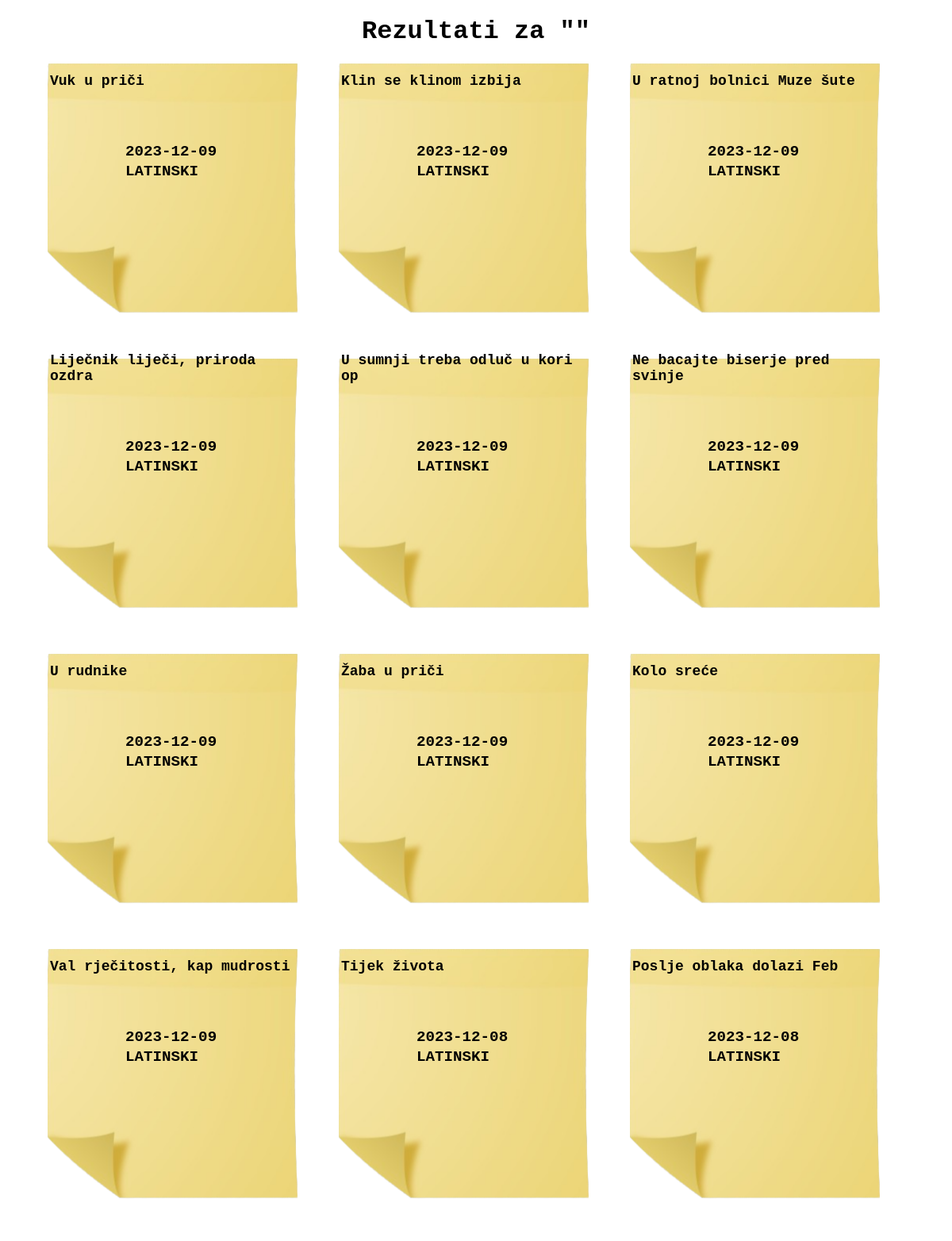
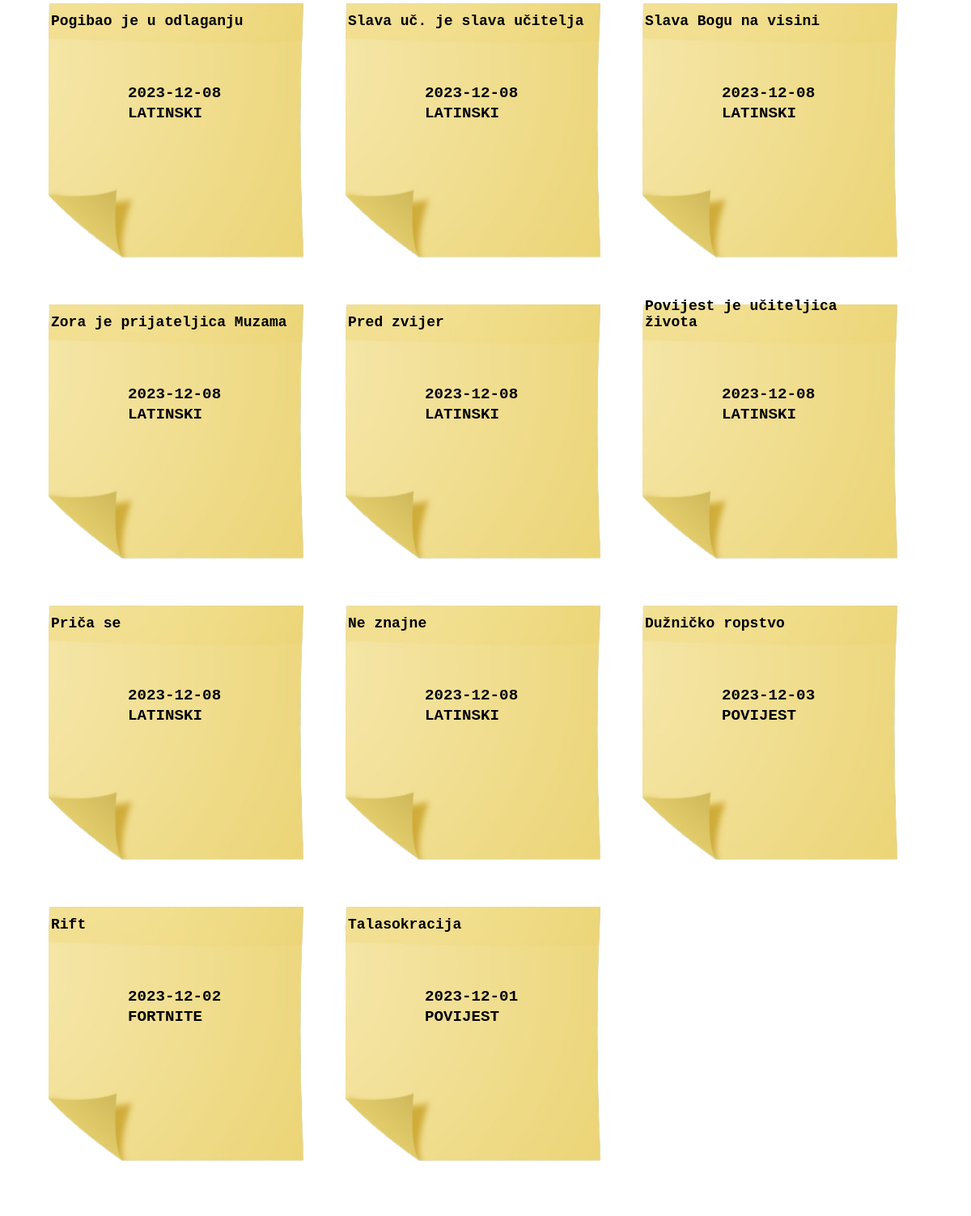
/pretraga, run on an earlier commit of the app's database (2 pictures, top to bottom).
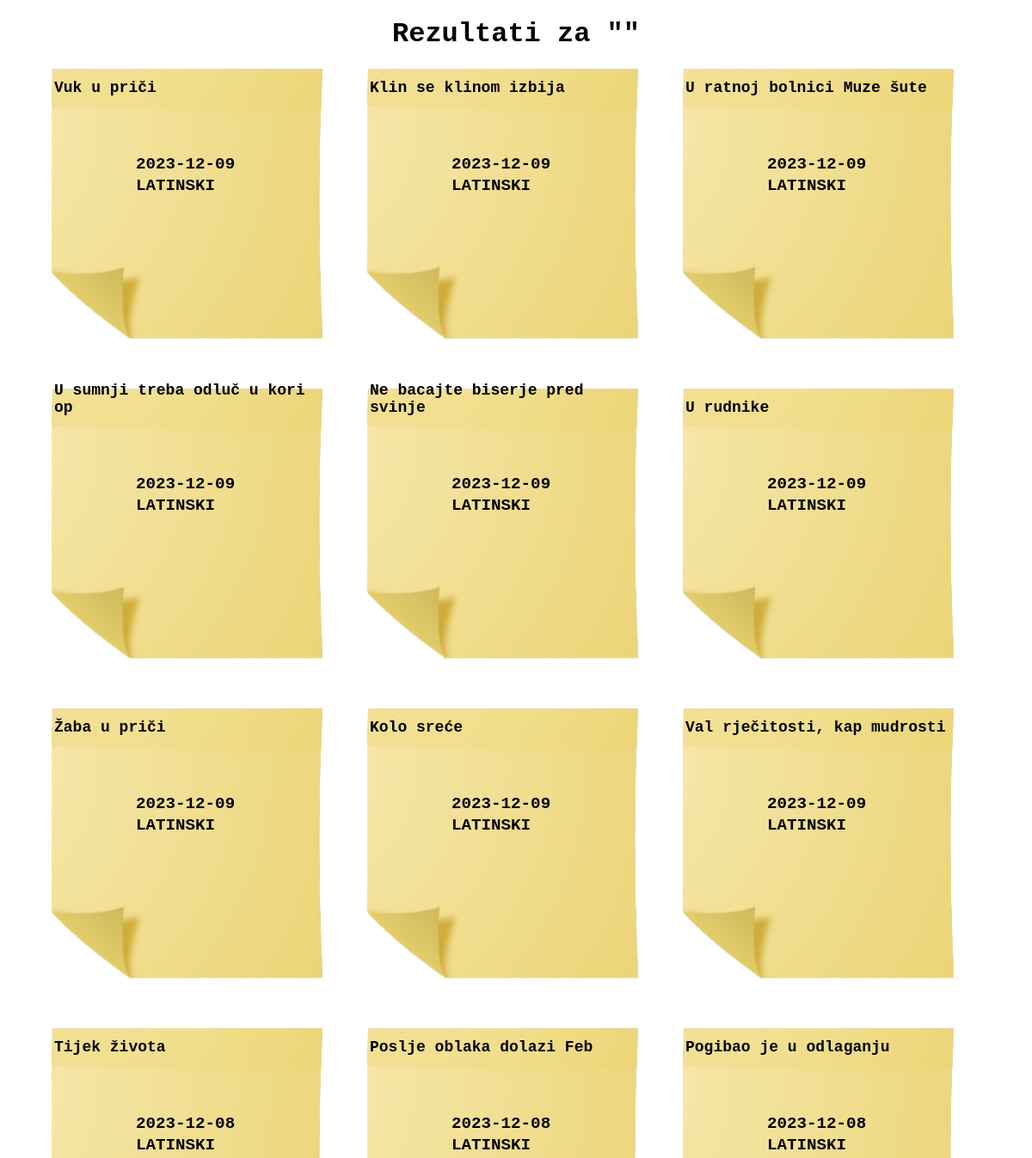
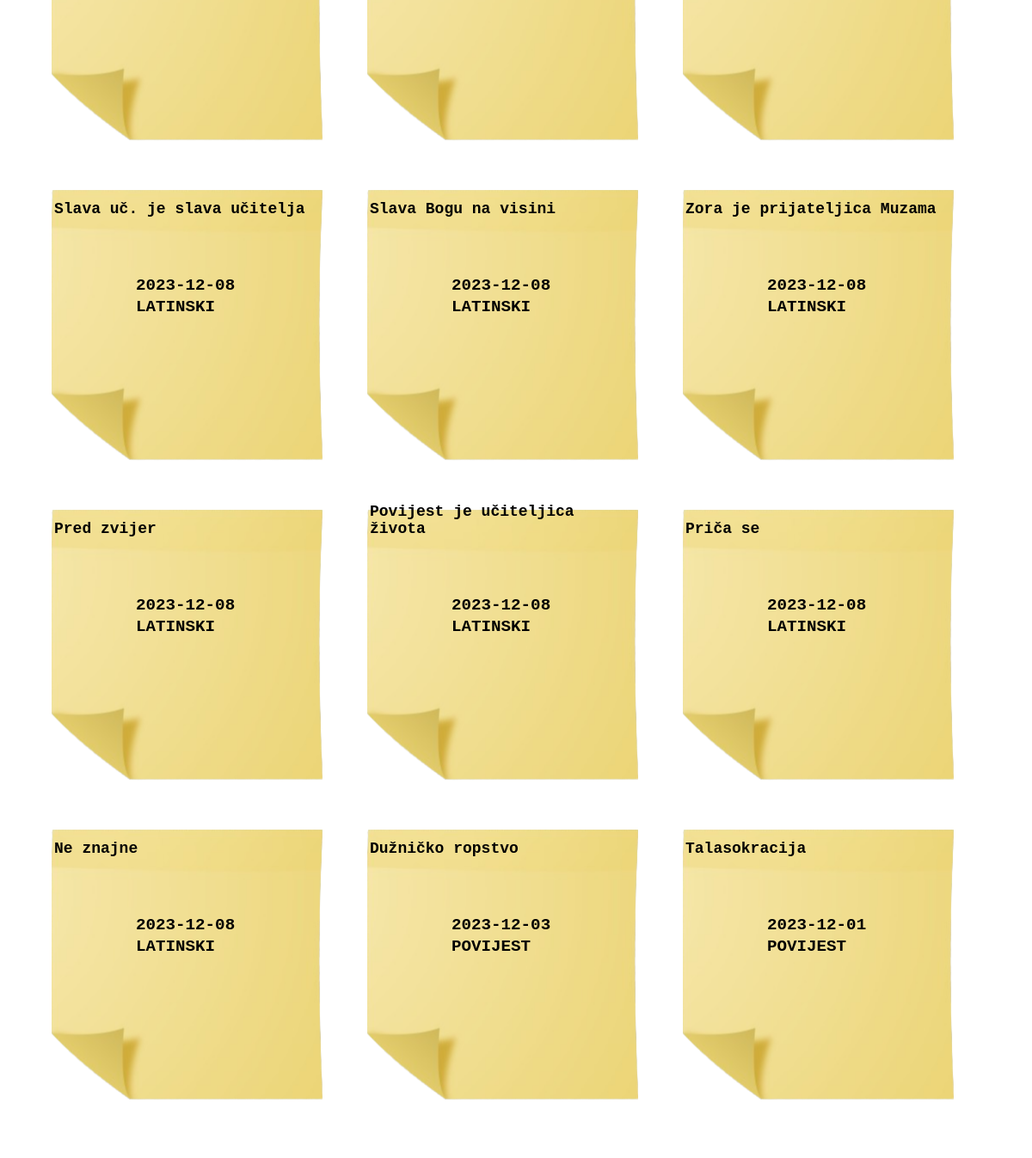
And on a later commit of the database (2 pictures, top to bottom).
### app.py (models this page shows, shortened)
class FunctionSite(functionDatabase.Model):
    id = functionDatabase.Column(functionDatabase.Integer, primary_key=True)
    name = functionDatabase.Column(functionDatabase.String(30), nullable=False, default=' ')
    description = functionDatabase.Column(functionDatabase.String(600), nullable=False, default=' ')
    language = functionDatabase.Column(functionDatabase.String(12), nullable=False, default=' ')
    date_created = functionDatabase.Column(functionDatabase.DateTime, default=datetime.utcnow)
    bookmark = functionDatabase.Column(functionDatabase.Boolean, default=False)

### app.py (the view)
@app.route('/pretraga')
def search():
    global func_search
    global isFound
    isFound = False
    functions = FunctionSite.query.order_by(FunctionSite.name).all()
    for function in functions:
        if (func_search.lower() in function.name.lower()) or (func_search.lower() in function.language.lower()):
            isFound = True
    return render_template('search.html', search=func_search, functions=functions, isFound=isFound)

### templates/search.html (shortened to what this page needs)
{% extends 'base.html' %}
{% block body %}
<div class="content">
    <h1 style="text-align: center; color: #000000; font-size: xx-large;">Rezultati za "{{ search }}"</h1>
    <table>
        <tr>
            <th style="width: 800px;"></th>
        </tr>
        {% for function in functions|sort(attribute='date_created', reverse=True) %}
            {% if search.lower() == function.name.lower() %}
                <meta http-equiv="refresh" content="0; /definicija/{{ function.id }}">
            {% elif (search.lower() in function.name.lower() or search.lower() in function.language.lower()) or (function.name.lower() in search.lower() or function.language.lower() in search.lower()) %}
                <tr>
                    <div style="position: relative; display: inline-block;">
                        <a href="/definicija/{{function.id}}" style="text-decoration: none;">
                            <img src="../static/images/note.png" style="width: 315px; height: 40; z-index: 1;  padding-left: 52px; padding-bottom: 52px;">
                            <div style="position: absolute; bottom: 225px; left: 150px; z-index: 2; color: black; font-weight: 700; font-size: larger;">
                                <font>{{ function.language.upper() }}</font>
                            </div>
                            <div style="position: absolute; bottom: 340px; left: 55px; z-index: 2; color: black; font-weight: 800; font-size: 18px; ">
                                <font>{{ function.name }}</font>
                            </div>
                            <div style="position: absolute; bottom: 250px; left: 150px; z-index: 2; color: black; font-weight: 700; font-size: larger;">
                                <font>{{ function.date_created.date() }}</font>
                            </div>
                        </a>
                    </div>
                </tr>
            {% endif %}
        {% endfor %}
    </table>
</div>
{% endblock %}

### templates/base.html (shortened to what this page needs)
<!DOCTYPE html>
<html lang="hr">
<head>
    <link rel="stylesheet" href="{{ url_for('static', filename='css/main.css') }}">
</head>
<body>
    {% block body %}{% endblock %}
</body>
</html>

### static/css/main.css (style rules this page uses)
body { font-family: Consolas, Menlo, Monaco, Lucida Console, Liberation Mono, DejaVu Sans Mono, Bitstream Vera Sans Mono, Courier New, monospace, serif; background-image: url('../images/Background.jpg'); background-repeat: no-repeat; background-attachment: fixed; background-size: cover; }
::placeholder { color: #4d4d4d; font-weight: bold; opacity: 1; }
table { border-collapse: collapse; margin-left: auto; margin-right: auto; }

What changed in the data, as far as the page shows it:
removed FunctionSite: language "LATINSKI", name "Liječnik liječi, priroda ozdra", date_created "2023-12-09"
removed FunctionSite: language "FORTNITE", name "Rift", date_created "2023-12-02"
